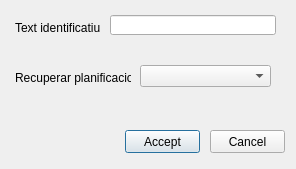
<?xml version="1.0" encoding="UTF-8"?>
<ui version="4.0">
 <class>month_manage</class>
 <widget class="QDialog" name="month_manage">
  <property name="geometry">
   <rect>
    <x>0</x>
    <y>0</y>
    <width>296</width>
    <height>169</height>
   </rect>
  </property>
  <property name="sizePolicy">
   <sizepolicy hsizetype="Fixed" vsizetype="Fixed">
    <horstretch>0</horstretch>
    <verstretch>0</verstretch>
   </sizepolicy>
  </property>
  <property name="windowTitle">
   <string>Month manage</string>
  </property>
  <widget class="QLineEdit" name="txt_info">
   <property name="geometry">
    <rect>
     <x>110</x>
     <y>15</y>
     <width>166</width>
     <height>20</height>
    </rect>
   </property>
  </widget>
  <widget class="QLabel" name="plan_any">
   <property name="geometry">
    <rect>
     <x>15</x>
     <y>20</y>
     <width>86</width>
     <height>16</height>
    </rect>
   </property>
   <property name="text">
    <string>Text identificatiu:</string>
   </property>
  </widget>
  <widget class="QComboBox" name="cbx_years">
   <property name="geometry">
    <rect>
     <x>140</x>
     <y>65</y>
     <width>131</width>
     <height>22</height>
    </rect>
   </property>
  </widget>
  <widget class="QPushButton" name="btn_accept">
   <property name="geometry">
    <rect>
     <x>125</x>
     <y>130</y>
     <width>75</width>
     <height>23</height>
    </rect>
   </property>
   <property name="text">
    <string>Accept</string>
   </property>
  </widget>
  <widget class="QPushButton" name="btn_cancel">
   <property name="geometry">
    <rect>
     <x>210</x>
     <y>130</y>
     <width>75</width>
     <height>23</height>
    </rect>
   </property>
   <property name="text">
    <string>Cancel</string>
   </property>
  </widget>
  <widget class="QLabel" name="label">
   <property name="geometry">
    <rect>
     <x>15</x>
     <y>70</y>
     <width>116</width>
     <height>16</height>
    </rect>
   </property>
   <property name="text">
    <string>Recuperar planificacio:</string>
   </property>
  </widget>
 </widget>
 <resources/>
 <connections/>
</ui>
